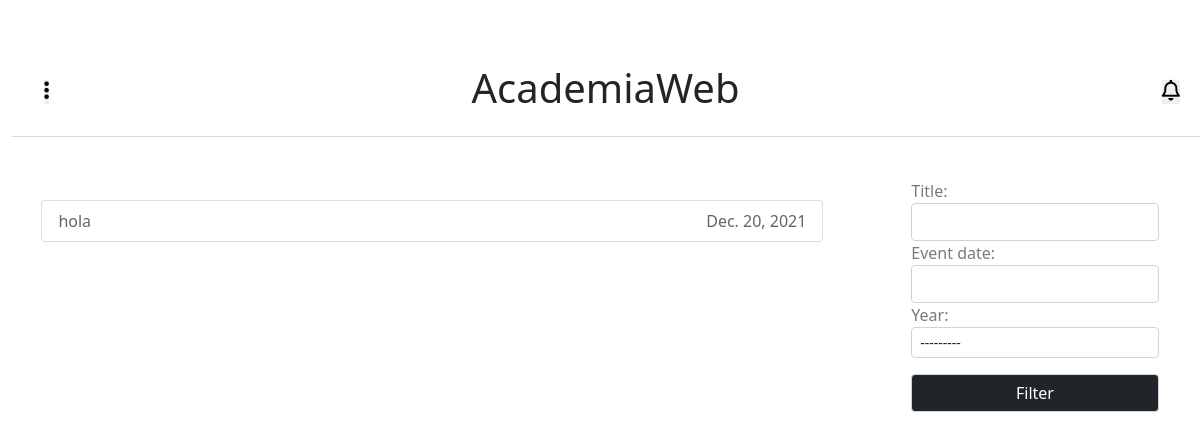
Page /academiaweb/events on the earlier database version.
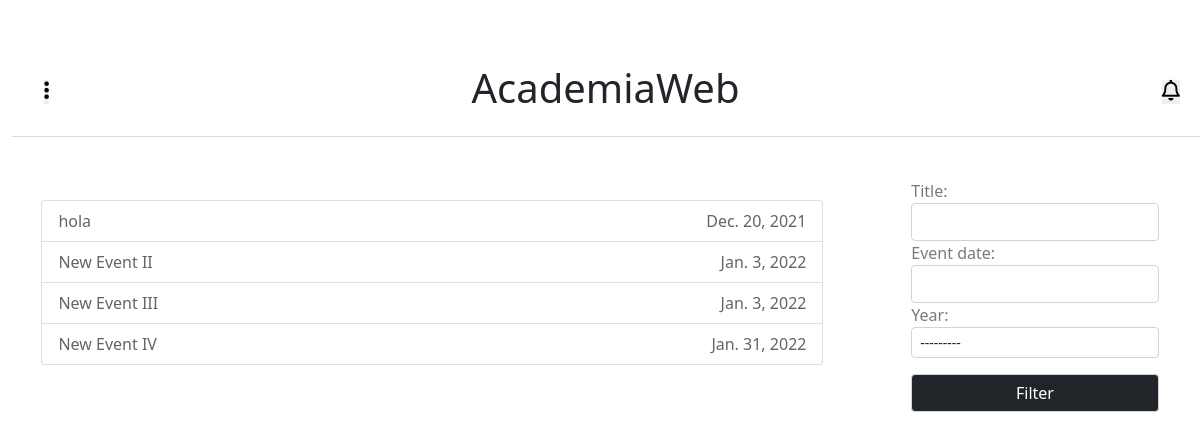
Same page on the later database version.
### main_app/models.py (models this page shows, shortened)
class Events(models.Model):
    id          = models.AutoField(primary_key=True)
    title       = models.CharField(max_length=50)
    message     = models.TextField()
    event_date  = models.DateField()
    year        = models.ForeignKey(SchoolYears,on_delete=models.CASCADE)
    created     = models.DateTimeField(auto_now_add=datetime.datetime.now())
    class Meta():
        verbose_name        = 'Event'
        verbose_name_plural = 'Events'

### main_app/views.py (the view)
# urls.py: path('events',views.EventsList.as_view(),name='events_list'),
class EventsList(FilterView):
    model            = Events
    filterset_class  = EventsFilters
    template_name    = 'events/events_list.html'

### main_app/models.py (called while the page is built)
    def __str__(self):
        return str(self.id)

### main_app/templates/events/events_list.html (shortened to what this page needs)
{% extends 'base_home.html' %}
{% load static %}
{% block content %}
<div class="content">
    <div class="content-title">
    </div>
    <div class="list-users">
        <ul class="list-group">
            {% if object_list %}{% for obj in object_list %}
            <li class="list-group-item">
                <a href="{% url 'event_data' obj.id %}">
                    <p id="info1">{{obj.title}}</p>
                    <p id="info2">{{obj.event_date}}</p>
                </a>
            </li>{% endfor %} {% else %}
            <li class="list-group-item">
                No Results Found...
            </li>
            {% endif %}
        </ul>
        {% if filter %}
        <div class="filters">
            <form method="GET">
                {{ filter.form }}
                <input type="submit" value="Filter">
            </form>
        </div>
        {% endif %}
    </div>
</div>
{% endblock %}

### templates/base_home.html (shortened to what this page needs)
<!DOCTYPE html>
<html lang="en">
<head>
    {% load static %}
    <link href="https://cdn.jsdelivr.net/npm/bootstrap@5.0.1/dist/css/bootstrap.min.css" rel="stylesheet">
    <link rel="stylesheet" href="{% static 'main_app/css/base_home.css' %}">
    <link rel="stylesheet" href="{% static 'main_app/css/request_list.css' %}">
</head>
  <body>
    <div class="main">
            <div class="title-pag">
                <div class="title_and_bar">
                    <button id="icon_menu" onclick="toggleMenu()"><i class="fas fa-ellipsis-v"></i></button>
                    <a href="{% url 'home' %}">
                        <h1>AcademiaWeb</h1>
                    </a>
                </div>
                <div class="user_and_noti">
                    <button id="icon-noti" onclick="toggleNoti()"><i class="far fa-bell"></i></button>
                </div>
            </div>
            <div class="content-extends col">
            {% block content %}
            {% endblock %}
            </div>
    </div>
</body>
</html>

### static/main_app/css/base_home.css (style rules this page uses)
.main { width: 100%; padding-right: var(--bs-gutter-x,.75rem); padding-left: var(--bs-gutter-x,.75rem); margin-right: auto; margin-left: auto; }
button { border: none; padding: 0; margin: 0; }
.title-pag { display: flex; position: fixed; background: white; z-index: 3; top: 0; width: 100%; justify-content: space-between; align-items: center; padding: 4rem 2rem 1rem; border-bottom: 1px solid #d9dadc; }
.title-pag .title_and_bar { display: contents; align-items: center; }
.title_and_bar i, .user_and_noti i { font-size: 1.3rem; cursor: pointer; }
.title_and_bar a { text-decoration: none; color: #212529; }
.content-extends { margin: 8rem 0 0 0; animation-name: view; animation-duration: 1.5s; }
@media (min-width:575px) { .title-pag .user_and_noti { display: flex; } }

### static/main_app/css/request_list.css (style rules this page uses)
.content { width: 100%; }
.content-title { display: flex; justify-content: space-between; align-items: center; width: 95%; padding: 2rem 0 0 0; margin: auto; }
.list-group { padding: 2rem 0 0 0; }
.list-group-item a { text-decoration: none; display: flex; align-items: center; justify-content: space-between; }
.list-group-item a p { margin: 0; color: rgb(100, 100, 100); }
.list-group-item a p#info2 { display: none; }
.filters { padding: 0.7rem 0 0 2rem; width: 25%; }
form { visibility: hidden; opacity: 0; position: absolute; transition: all 0.2s; }
form input { display: block; width: 100%; padding: .375rem .75rem; font-size: 1rem; font-weight: 400; line-height: 1.5; color: #212529; background-color: #fff; background-clip: padding-box; border: 1px solid #ced4da; -webkit-appearance: none; -moz-appearance: none; appearance: none; border-radius: .25rem; transition: border-color .15s ease-in-out,box-shadow .15s ease-in-out; }
form input[type=submit] { background: #212529; color: white; margin: 1rem 0 0 0; }
form select { display: block; width: 100%; -moz-padding-start: calc(0.75rem - 3px); font-weight: 400; line-height: 1.5; color: #212529; background-color: #fff; background-image: url('http://www.w3.org/2000/svg'); background-repeat: no-repeat; background-position: right .75rem center; background-size: 16px 12px; border: 1px solid #ced4da; border-radius: .25rem; transition: border-color .15s ease-in-out,box-shadow .15s ease-in-out; -webkit-appearance: none; -moz-appearance: none; appearance: none; padding-top: .25rem; padding-bottom: .25rem; padding-left: .5rem; font-size: .875rem; }
form label { color: rgb(122, 122, 122); }
@media (min-width:575px) { .list-group-item a p#info2 { display: block; } }
@media (min-width:1000px) { .list-users { display: flex; justify-content: space-between; width: 95%; margin: auto; } }
@media (min-width:1000px) { .list-group { width: 70%; } }
@media (min-width:1000px) { .filters form { visibility: visible; opacity: 1; position: relative; } }
@media (min-width:1000px) { form { margin: auto; } }

Differences in the rows shown:
added Events: title "New Event II", event_date "Jan. 3, 2022"
added Events: title "New Event III", event_date "Jan. 3, 2022"
added Events: title "New Event IV", event_date "Jan. 31, 2022"
